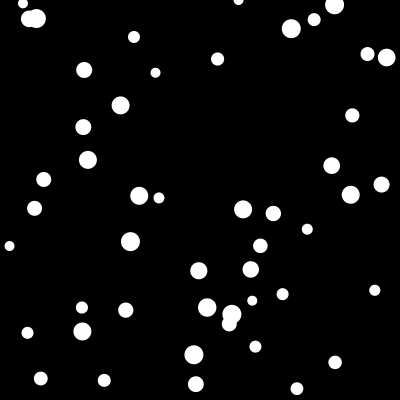
Frame 1 (no input)
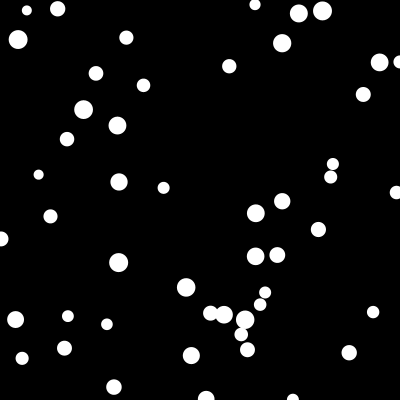
Frame 60 (the mouse pressed at the canvas centre just before this capture)
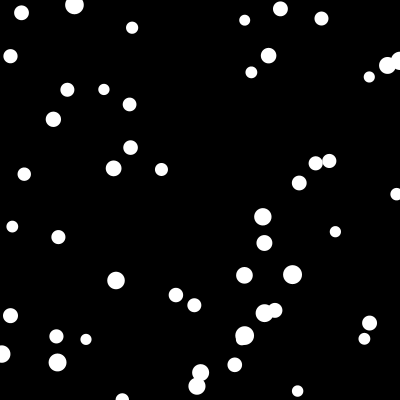
Frame 120 (the mouse held since frame 60 and released just before this capture)

The Processing sketch that drew these frames (run headless with seeded random() and noise(); from frame 60 on, the mouse is pressed at the canvas centre):

// Processing sketch: processing_814
// ── processing_814.pde

float max_acc = .05;
float max_vel = .4;
float z_limit = 6;
int max_size = 10;
int min_size = 5;
int max_blobs = 50;

Blob my_blobs[] = new Blob[max_blobs];

class Blob
{
  int diameter;
  float x, y, z;
  float dx, dy, dz;
  
  Blob(int init_diameter, float init_x, float init_y, float init_z)
  {
    diameter = init_diameter;
    x = init_x;
    y = init_y;
    z = init_z;
    dx = random(-max_vel,max_vel);
    dy = random(-max_vel,max_vel);
    dz = random(-max_vel,max_vel);
  }
  
  void move()
  {
    x += dx;
    y += dy;
    z += dz;
    
    if(x > width) {x = width; dx = 0;}
    if(x < 0) {x = 0; dx = 0;}
    if(y > height) {y = height; dy = 0;}
    if(y < 0) {y = 0; dy = 0;}
    if(z > max_size) {z = max_size; dz = 0;}
    if(z < min_size) {z = min_size; dz = 0;}
  }
  
  void change_momentum()
  {
    dx += random(-max_acc, max_acc);
    dy += random(-max_acc, max_acc);
    dz += random(-max_acc, max_acc);
  
    if(dx >  max_vel) dx =  max_vel;
    if(dx < -max_vel) dx = -max_vel;
    if(dy >  max_vel) dy =  max_vel;
    if(dy < -max_vel) dy = -max_vel;
    if(dz >  max_vel) dz =  max_vel;
    if(dz < -max_vel) dz = -max_vel;
  }
  
  void display()
  {
    noStroke();
    ellipse(x, y, diameter + z, diameter+z);
  }
}

void setup()
{
  size(400, 400);
  smooth();
  
  for(int i = 0; i < my_blobs.length; i++)
  {
    my_blobs[i] = new Blob((int)random(min_size, max_size),
        random(width),
        random(height),
        random(0, 15));
  }
}

void draw()
{
  background(0);
  noStroke();
  
  for(int i = 0; i < my_blobs.length; i++)
  {
    my_blobs[i].change_momentum();
    my_blobs[i].move();
    my_blobs[i].display();
  }
}
